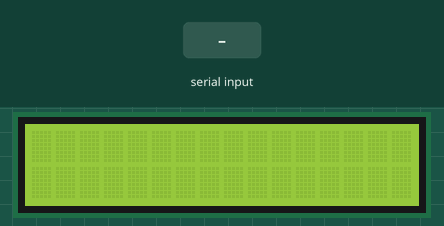
A sketch run on a simulated Arduino Uno, built with avr-gcc and run on an emulated ATmega328P. Shown: 16×2 character LCD. Inputs (shaded band) come from the test bench.

Above: at 1.2 s.
1.3 s: "1" received over Serial
At 1.9 s:
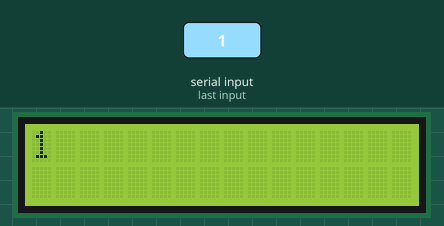
2.9 s: "0" received over Serial
At 4.2 s:
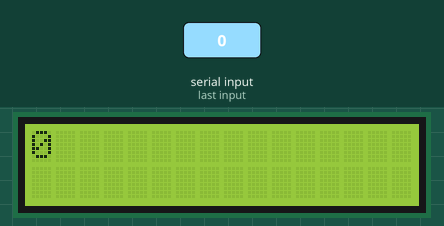
4.5 s: "2" received over Serial
At 5.6 s:
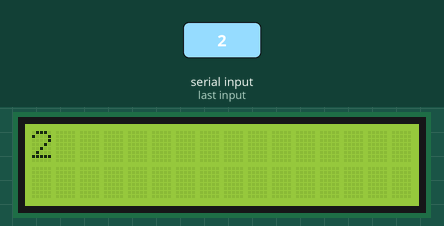
Timing chart, 0 to 7.5 s (numbered marks = the images above; inputs shaded):
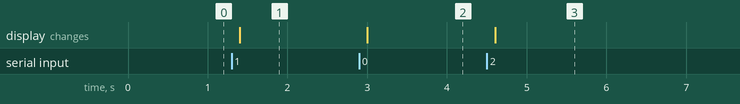

The sketch:

ram_gpu_monitor.ino
```cpp
#include <Wire.h>
#include <LiquidCrystal_I2C.h>
LiquidCrystal_I2C lcd(0x27,16,2); //Change address if this is not applicable
void setup(){
  lcd.init();
  lcd.backlight();
  Serial.begin(9600);
}
void loop(){
  if (Serial.available()) {
    delay(100);
    lcd.setCursor(0, 0);
    while (Serial.available() > 0) {
      lcd.write(Serial.read());
    }
  }
}
```

Measured:
- after the input at 1.3 s, the display: changes after 0.10 s (image 1)
- after the input at 2.9 s, the display: changes after 0.10 s (image 2)
- after the input at 4.5 s, the display: changes after 0.10 s (image 3)
